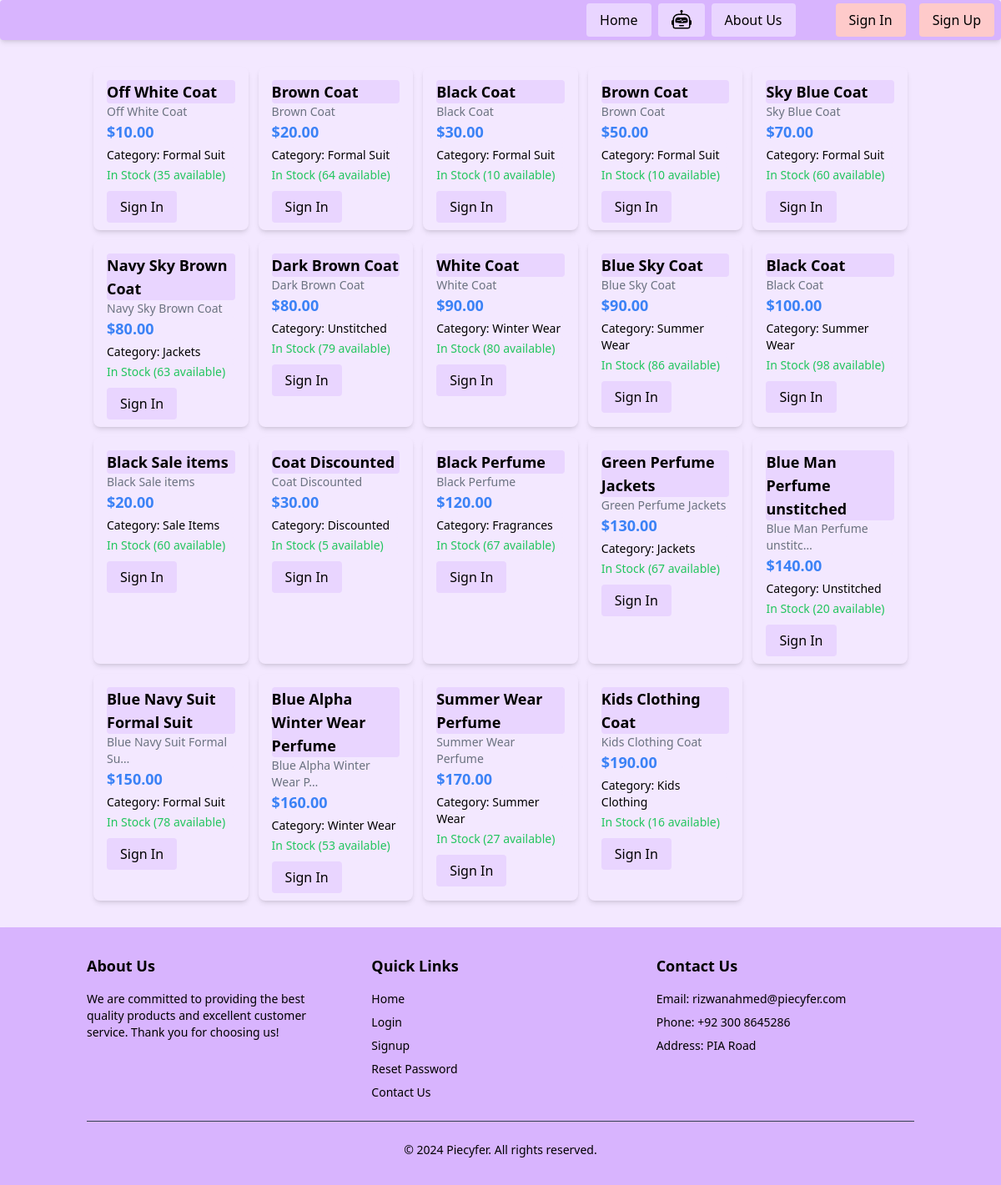
/dashboard/, run on the app's committed database.
### display/models.py (models this page shows, shortened)
class Product(models.Model):
    name = models.CharField(max_length=255)
    description = models.TextField(blank=True, null=True)
    price = models.DecimalField(max_digits=10, decimal_places=2 , validators=[validate_positive])
    stock = models.PositiveIntegerField(default=0 , validators=[validate_positive])
    image = CloudinaryField('product_image', blank=True, null=True)
    category = models.ForeignKey(Category, on_delete=models.CASCADE, related_name='products', null=True)
    merchant = models.ForeignKey(
        settings.AUTH_USER_MODEL,
        on_delete=models.CASCADE,
        null=True,
        blank=True,
        related_name="merchant_products"
    )
    created_at = models.DateTimeField(auto_now_add=True , null=True)
    updated_at = models.DateTimeField(auto_now=True, null=True)
    def __str__(self):
        return self.name

class Category(models.Model):
    name = models.CharField(max_length=255)
    description = models.TextField(blank=True, null=True)

### display/views.py (the view)
# urls.py: path("" , include('display.urls')), #dashboard
def display(request):
    products = Product.objects.all()
    print(products)
    print("Fetching products in display")
    current_site = get_current_site(request)
    protocol = 'https' if request.is_secure() else 'http'
    start_url = f'{protocol}://{current_site.domain}'
    if request.user.is_authenticated:
        user_watchlist = Watchlist.objects.filter(user=request.user).values_list('product_id', flat=True)
    else:
        user_watchlist = []
    for product in products:
        product.in_watchlist = product.id in user_watchlist
        print(f"product.in_watchlist {product.in_watchlist}")
    merchant_products = None
    if request.user.is_authenticated and request.user.role == 'merchant':
        merchant_products = Product.objects.filter(merchant=request.user)
        print(f"Merchant products for {request.user}: {merchant_products}")
        return render(request, 'display/index.html', {
        'merchant_products': merchant_products,
    })
    else:
        return render(request, 'display/index.html', {
        'products': products,
        'start_url': start_url
    })

### display/context_processors.py (called while the page is built)
def categories(request):
    return {
        'categories': Category.objects.all()
    }

### display/templates/display/index.html (shortened to what this page needs)
{% extends 'base.html' %}
{% load static %}
{% load cloudinary %}
{% block content %}
{% load social_share %}
<div class="container mx-auto px-4 py-8">
  <div id="productContainer" class="grid grid-cols-1 sm:grid-cols-1 lg:grid-cols-5 gap-3 ml-2 mr-2">
    {% for product in products %}
      <div
        class="product-card bg-purple-100 shadow-md rounded-lg outline-none overflow-hidden"
        data-product-id="{{ product.id }}"
        data-price="{{ product.price }}"
        data-created-at="{{ product.created_at|date:'Y-m-d H:i:s' }}"
      >
        <div class="p-4">
          <a href="{% url 'display:detailedpage' product.id %}" class="block bg-purple-200 rounded text-lg font-semibold text-black-300">
            {{ product.name }}
          </a>
          <p class="text-gray-500 text-sm bg-purple-100 rounded">
            {{ product.description|truncatechars:25 }}
          </p>
          <p class="text-blue-500 font-bold text-lg bg-purple-100 rounded">${{ product.price }}</p>
          <p class="text-sm text-black-100 font-medium mt-1 bg-purple-100 rounded">
            {% if product.category %}
              Category: {{ product.category.name }}
            {% else %}
              No Category
            {% endif %}
          </p>
          {% if product.stock > 0 %}
            <p class="text-green-500 text-sm mt-1 bg-purple-100 rounded">
              In Stock ({{ product.stock }} available)
            </p>
            {% if user.is_authenticated %}
            <div class="flex items-center gap-1">
              <input
                type="number"
                class="border bg-purple-200 px-2 py-1 rounded w-14 quantity-input"
                data-product-id="{{ product.id }}"
                min="1"
                max="{{ product.stock }}"
                value="1"
              />
              <button
                class="add-to-cart bg-purple-200 text-white px-2 py-2 rounded hover:bg-purple-400 "
                data-product-id="{{ product.id }}"
              >
              <svg
              width="20"
              height="20"
              viewBox="0 0 24 24"
              fill="none"
              xmlns="http://www.w3.org/2000/svg"
          >
              <path
                  d="M3 3H5L6.68 14.39C6.78 15.17 7.48 15.75 8.27 15.75H19.33C20.12 15.75 20.82 15.17 20.92 14.39L22 6H6"
                  stroke="#6B21A8"
                  stroke-width="2"
                  stroke-linecap="round"
                  stroke-linejoin="round"
              />
              <circle cx="9" cy="20" r="1" fill="#6B21A8"/>
              <circle cx="17" cy="20" r="1" fill="#6B21A8"/>
              <path
                  d="M12 8V12M10 10H14"
                  stroke="#6B21A8"
                  stroke-width="2"
                  stroke-linecap="round"
              />
          </svg>
                        </button>
              <button
                class="watchlist-toggle"
                data-product-id="{{ product.id }}"
              >
                <svg
                  xmlns="http://www.w3.org/2000/svg"
                  class="h-8 w-8 transition-colors duration-300 {% if product.in_watchlist %}text-red-500{% else %}text-gray-500{% endif %}"
                  fill="none"
                  viewBox="0 0 28 28"
                  stroke="currentColor"
                  stroke-width="3"
                >
                  <path
                    stroke-linecap="round"
                    stroke-linejoin="round"
                    d="M4.318 6.318a4.5 4.5 0 000 6.364L12 20.364l7.682-7.682a4.5 4.5 0 00-6.364-6.364L12 7.636l-1.318-1.318a4.5 4.5 0 00-6.364 0z"
                  />
                </svg>
              </button>
              <div class="social-share-buttons mt-4 flex gap-2 justify-center">
                <a href="https://www.facebook.com/sharer/sharer.php?u={{ absolute_url|urlencode }}"
                   target="_blank"
                   class="share-button"
                   aria-label="Share on Facebook">
                    <svg aria-hidden="true" focusable="false" role="presentation" class="icon icon-facebook w-6 h-6" viewBox="0 0 18 18">
                        <path fill="currentColor" d="M16.42.61c.27 0 .5.1.69.28.19.2.28.42.28.7v15.44c0 .27-.1.5-.28.69a.94.94 0 01-.7.28h-4.39v-6.7h2.25l.31-2.65h-2.56v-1.7c0-.4.1-.72.28-.93.18-.2.5-.32 1-.32h1.37V3.35c-.6-.06-1.27-.1-2.01-.1-1.01 0-1.83.3-2.45.9-.62.6-.93 1.44-.93 2.53v1.97H7.04v2.65h2.24V18H.98c-.28 0-.5-.1-.7-.28a.94.94 0 01-.28-.7V1.59c0-.27.1-.5.28-.69a.94.94 0 01.7-.28h15.44z"></path>
                    </svg>
                </a>
                <a href="https://api.whatsapp.com/send?text={{ product.name|urlencode }}%20-%20{{ start_url|urlencode }}{% url 'display:detailedpage' product.id %}"
                   target="_blank"
                   class="share-button"
                   aria-label="Share on WhatsApp">
                    <svg aria-hidden="true" focusable="false" class="icon icon-whatsapp w-6 h-6" viewBox="0 0 24 24">
                        <path fill="currentColor" d="M17.472 14.382c-.297-.149-1.758-.867-2.03-.967-.273-.099-.471-.148-.67.15-.197.297-.767.966-.94 1.164-.173.199-.347.223-.644.075-.297-.15-1.255-.463-2.39-1.475-.883-.788-1.48-1.761-1.653-2.059-.173-.297-.018-.458.13-.606.134-.133.298-.347.446-.52.149-.174.198-.298.298-.497.099-.198.05-.371-.025-.52-.075-.149-.669-1.612-.916-2.207-.242-.579-.487-.5-.669-.51-.173-.008-.371-.01-.57-.01-.198 0-.52.074-.792.372-.272.297-1.04 1.016-1.04 2.479 0 1.462 1.065 2.875 1.213 3.074.149.198 2.096 3.2 5.077 4.487.709.306 1.262.489 1.694.625.712.227 1.36.195 1.871.118.571-.085 1.758-.719 2.006-1.413.248-.694.248-1.289.173-1.413-.074-.124-.272-.198-.57-.347m-5.421 7.403h-.004a9.87 9.87 0 01-5.031-1.378l-.361-.214-3.741.982.998-3.648-.235-.374a9.86 9.86 0 01-1.51-5.26c.001-5.45 4.436-9.884 9.888-9.884 2.64 0 5.122 1.03 6.988 2.898a9.825 9.825 0 012.893 6.994c-.003 5.45-4.437 9.884-9.885 9.884m8.413-18.297A11.815 11.815 0 0012.05 0C5.495 0 .16 5.335.157 11.892c0 2.096.547 4.142 1.588 5.945L.057 24l6.305-1.654a11.882 11.882 0 005.683 1.448h.005c6.554 0 11.89-5.335 11.893-11.893a11.821 11.821 0 00-3.48-8.413Z"></path>
                    </svg>
                </a>
            </div>
            <style>
                .social-share-buttons a,
                .social-share-buttons button {
                    display: inline-flex;
                    align-items: center;
                    justify-content: center;
                    padding: 8px;
                    border-radius: 50%;
                    background-color: #f3f4f6;
                    transition: all 0.2s ease;
                    margin-bottom: 15px;
                }
                .social-share-buttons a:hover,
                .social-share-buttons button:hover {
                    background-color: #e5e7eb;
                    transform: translateY(-2px);
                }
                .icon {
                    width: 20px;
                    height: 20px;
                }
            </style>
            </div>
            {% else %}
            <div class="mt-4">
            <a
              href="{% url 'userauth:login' %}"
              class="bg-purple-200 text-black px-4 py-2 rounded hover:bg-purple-400"
            >
              Sign In
            </a>
          </div>
            {% endif %}
          {% endif %}
        </div>
      </div>
    {% endfor %}
  </div>
</div>
{% endblock %}

### data on the page
Product: name "Off White Coat", description "Off White Coat", price "10.00", category.name "Formal Suit", stock "35"
Product: name "Brown Coat", description "Brown Coat", price "20.00", category.name "Formal Suit", stock "64"
Product: name "Black Coat", description "Black Coat", price "30.00", category.name "Formal Suit", stock "10"
Product: name "Brown Coat", description "Brown Coat", price "50.00", category.name "Formal Suit", stock "10"
Product: name "Sky Blue Coat", description "Sky Blue Coat", price "70.00", category.name "Formal Suit", stock "60"
Product: name "Navy Sky Brown Coat", description "Navy Sky Brown Coat", price "80.00", category.name "Jackets", stock "63"
Product: name "Dark Brown Coat", description "Dark Brown Coat", price "80.00", category.name "Unstitched", stock "79"
Product: name "White Coat", description "White Coat", price "90.00", category.name "Winter Wear", stock "80"
Product: name "Blue Sky Coat", description "Blue Sky Coat", price "90.00", category.name "Summer Wear", stock "86"
Product: name "Black Coat", description "Black Coat", price "100.00", category.name "Summer Wear", stock "98"
Product: name "Black Sale items", description "Black Sale items", price "20.00", category.name "Sale Items", stock "60"
Product: name "Coat Discounted", description "Coat Discounted", price "30.00", category.name "Discounted", stock "5"
Product: name "Black Perfume", description "Black Perfume", price "120.00", category.name "Fragrances", stock "67"
Product: name "Green Perfume Jackets", description "Green Perfume Jackets", price "130.00", category.name "Jackets", stock "67"
Product: name "Blue Man Perfume unstitched", description "Blue Man Perfume unstitc…", price "140.00", category.name "Unstitched", stock "20"
Product: name "Blue Navy Suit Formal Suit", description "Blue Navy Suit Formal Su…", price "150.00", category.name "Formal Suit", stock "78"
Product: name "Blue Alpha Winter Wear Perfume", description "Blue Alpha Winter Wear P…", price "160.00", category.name "Winter Wear", stock "53"
Product: name "Summer Wear Perfume", description "Summer Wear Perfume", price "170.00", category.name "Summer Wear", stock "27"
Product: name "Kids Clothing Coat", description "Kids Clothing Coat", price "190.00", category.name "Kids Clothing", stock "16"
